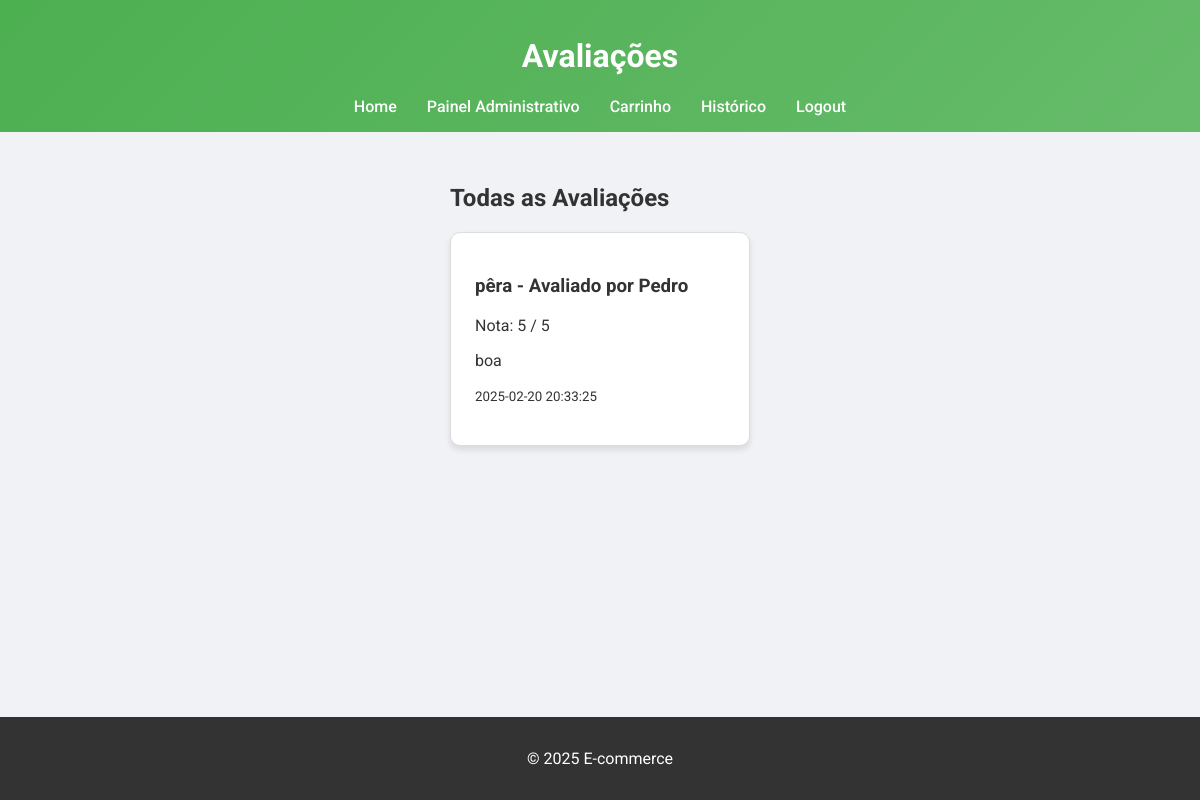
Page /avaliacoes (signed in) on the committed database.
### tables this page shows
CREATE TABLE avaliacoes (
                                    id INTEGER PRIMARY KEY AUTOINCREMENT,
                                    product_id INTEGER NOT NULL,
                                    username TEXT NOT NULL,
                                    rating INTEGER NOT NULL,
                                    comment TEXT,
                                    data TIMESTAMP DEFAULT CURRENT_TIMESTAMP,
                                    FOREIGN KEY(product_id) REFERENCES produtos(id));

CREATE TABLE produtos (
                                    id INTEGER PRIMARY KEY AUTOINCREMENT,
                                    nome TEXT NOT NULL,
                                    preco REAL NOT NULL,
                                    quantidade INTEGER NOT NULL DEFAULT 0,
                                    username TEXT NOT NULL);

### controllers.py (the view)
@bp.route('/avaliacoes')
def avaliacoes():
    from models import DatabaseManager
    with DatabaseManager.get_connection() as conn:
        cursor = conn.cursor()
        cursor.execute("""
           SELECT a.id, a.product_id, a.username, a.rating, a.comment, a.data, p.nome
           FROM avaliacoes a
           JOIN produtos p ON a.product_id = p.id
           ORDER BY a.data DESC
         """)
        avaliacoes_data = cursor.fetchall()
    return render_template('avaliacoes.html', avaliacoes=avaliacoes_data, username=session.get('username'))

### models.py (called while the page is built)
    @staticmethod
    def get_connection():
        return sqlite3.connect(db_path)

### templates/avaliacoes.html (shortened to what this page needs)
<!DOCTYPE html>
<html lang="pt-BR">
  <head>
    <link rel="stylesheet" href="/static/style.css" />
  </head>
  <body>
    <header>
      <h1>Avaliações</h1>
      <nav>
        <a href="/">Home</a>
        {% if username %}
        <a href="/admin">Painel Administrativo</a>
        <a href="/carrinho">Carrinho</a>
        <a href="/historico">Histórico</a>
        <a href="/logout">Logout</a>
        {% else %}
        <a href="/login">Login</a>
        <a href="/register">Registrar</a>
        {% endif %}
      </nav>
    </header>
    <main>
      <h2>Todas as Avaliações</h2>
      <div class="avaliacoes-list">
        {% for avaliacao in avaliacoes %}
        <div class="avaliacao-card">
          <h3>{{ avaliacao[6] }} - Avaliado por {{ avaliacao[2] }}</h3>
          <p>Nota: {{ avaliacao[3] }} / 5</p>
          <p>{{ avaliacao[4] }}</p>
          <p><small>{{ avaliacao[5] }}</small></p>
        </div>
        {% endfor %}
      </div>
    </main>
    <footer>
      <p>&copy; 2025 E-commerce</p>
    </footer>
  </body>
</html>

### static/style.css (style rules this page uses)
html, body { margin: 0; padding: 0; height: 100%; }
body { display: flex; flex-direction: column; min-height: 100vh; font-family: "Roboto", sans-serif; background: #f0f2f5; color: #333; }
header { background: linear-gradient(135deg, #4caf50, #66bb6a); color: #fff; padding: 1rem; text-align: center; }
header nav { display: flex; justify-content: center; flex-wrap: wrap; }
header nav a { color: #fff; text-decoration: none; margin: 0 15px; font-weight: 500; transition: color 0.3s, transform 0.3s; }
main { flex: 1; padding: 2rem; max-width: 1200px; margin: 0 auto; }
.product-list, .avaliacoes-list { display: flex; flex-wrap: wrap; gap: 1.5rem; justify-content: center; }
.product-card, .avaliacao-card { background: #fff; border: 1px solid #ddd; padding: 1.5rem; border-radius: 10px; width: 250px; box-shadow: 0 4px 6px rgba(0, 0, 0, 0.1); transition: transform 0.3s, box-shadow 0.3s; }
footer { background: #333; color: #fff; text-align: center; padding: 1rem; }

### rows in the picture
avaliacoes: nome "pêra", username "Pedro", rating "5", comment "boa", data "2025-02-20 20:33:25"
